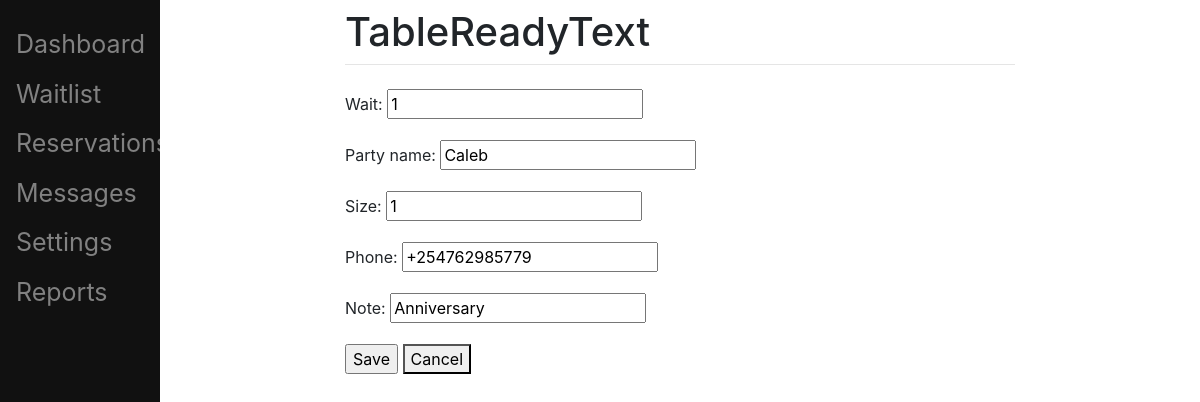
Screenshot of /waitlist_update/33 with the database file from the repository.
### main/models.py (models this page shows, shortened)
class Waitlist(models.Model):
    wait = models.IntegerField()
    party_name = models.CharField(max_length=20)
    size = models.IntegerField()
    phone = PhoneNumberField()
    note = models.CharField(max_length=20)
    state = models.BooleanField(default=False)
    checked_in = models.BooleanField(default=False)
    cancelled = models.BooleanField(default=False)
    time_message_sent = models.DateTimeField(null=True)

### main/views.py (the view, shortened to what this page needs)
# urls.py: path('waitlist_update/<int:id>', WaitlistUpdateView.as_view(), name='waitlist-update' ),
class WaitlistUpdateView(UpdateView):
    form_class = WaitlistModelForm
    template_name = 'main/waitlist_update.html'
    def get_object(self):
        id = self.kwargs.get("id")
        return get_object_or_404(Waitlist, id=id)

### main/forms.py
class WaitlistModelForm(forms.ModelForm):
    class Meta:
        model = Waitlist
        fields = ['wait', 'party_name', 'size','phone','note']

### main/templates/main/waitlist_update.html (shortened to what this page needs)
{% extends 'base.html' %}
{% block content %}
    <form method='POST'>
        {{ form.as_p }}
        <input type='submit' value='Save'>
        <a href='../waitlist'><button type='button' value='save'>Cancel</button></a>
    </form>
{% endblock content %}

### rows the page displays
Waitlist: wait "1", party_name "Caleb", size "1", phone "+254762985779", note "Anniversary"
